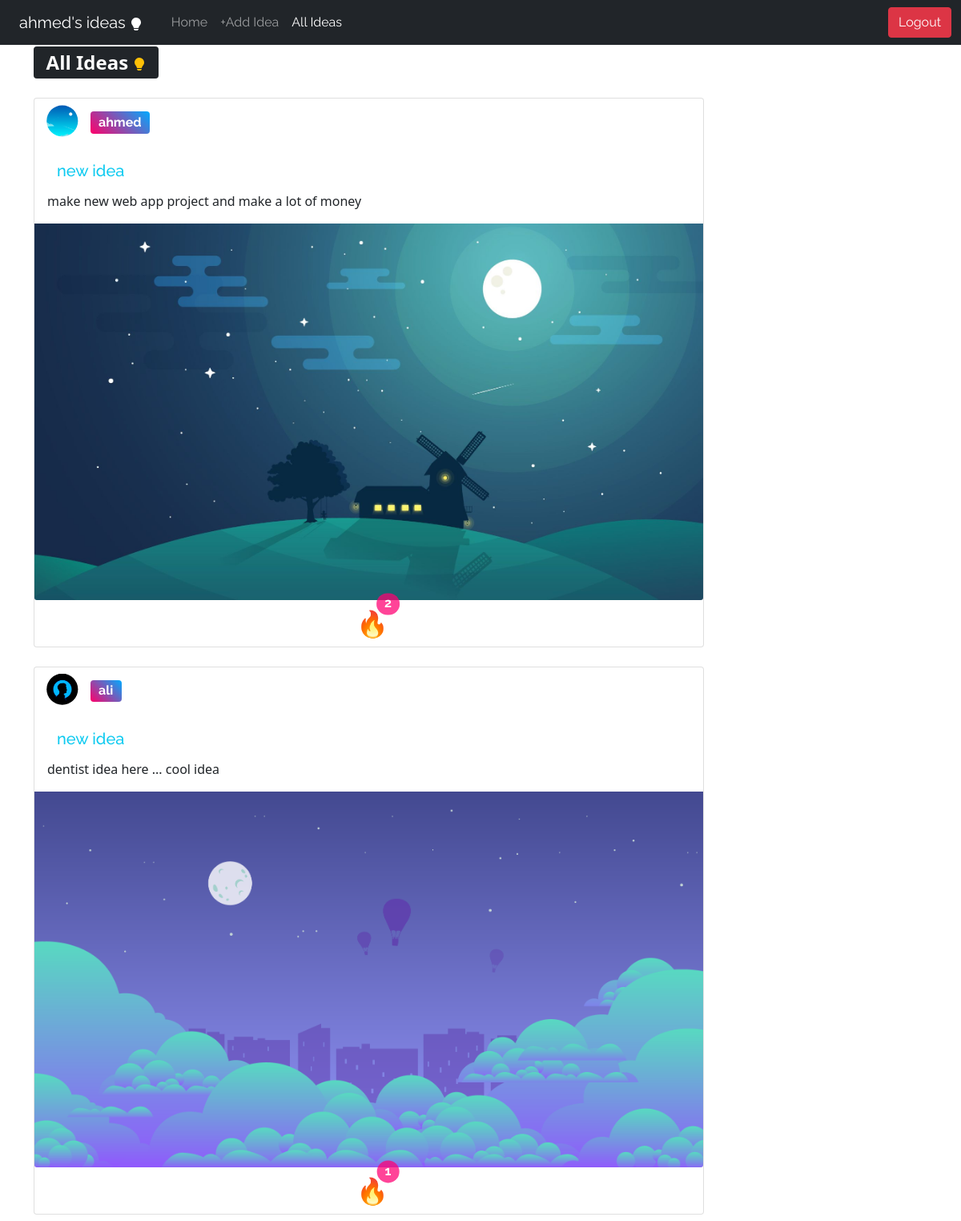
The app's page /all_ideas (signed in), older data.
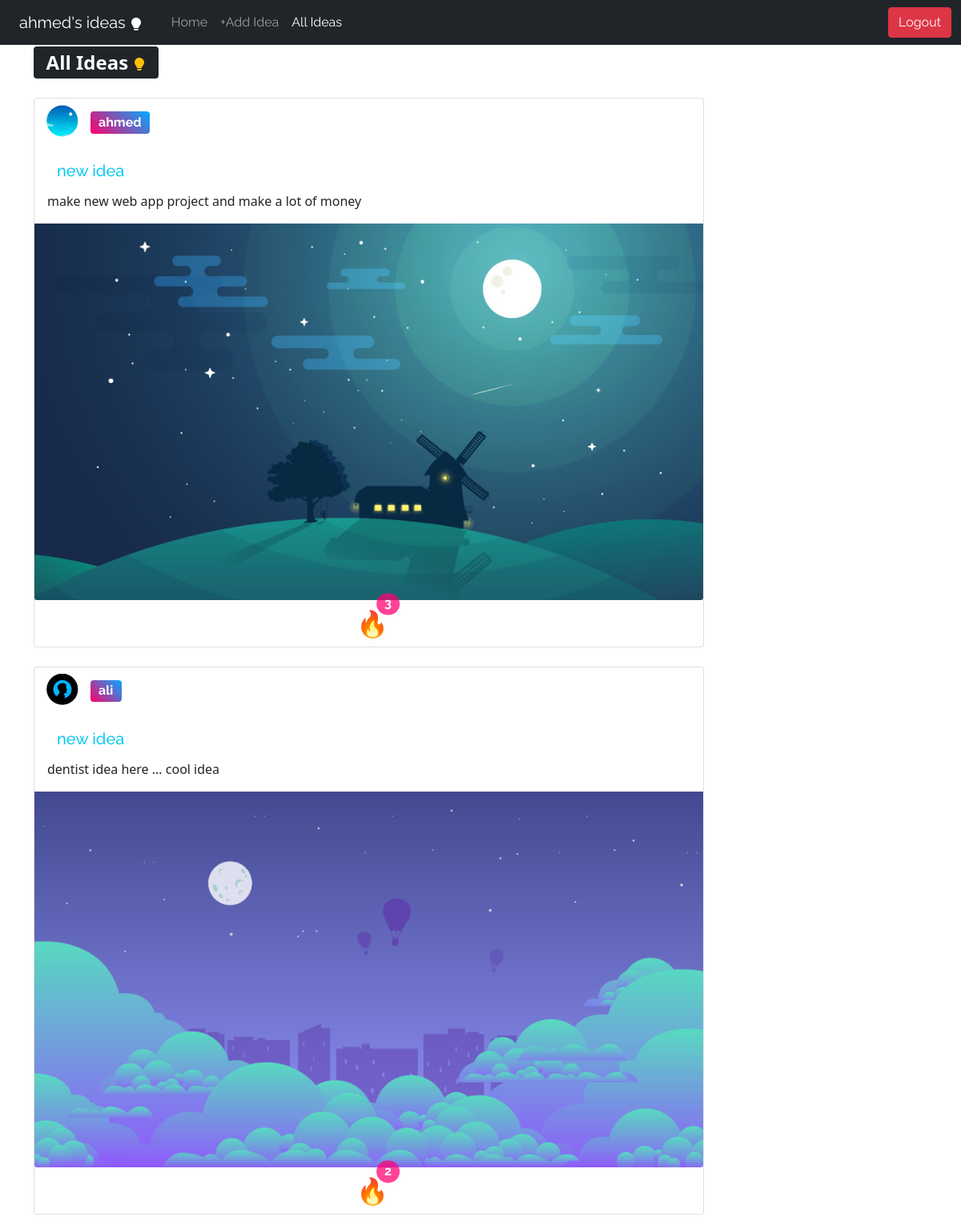
The same page, newer data.
### tables this page shows
CREATE TABLE users(
        username varchar(30) not null,
        email varchar(30) not null,
        pwd varchar(60) not null,
        title varchar(30) not null,
        bio text not null,
        img varchar(60)
    );

CREATE TABLE posts(
        user_id integer not null,
        title varchar(30) not null,
        content text not null,
        image varchar(60) not null
    , likes_number INT NOT NULL DEFAULT 0);

### run.py (the view)
@app.route("/all_ideas")
def all_ideas():
    if session.get("user"):
        id_ = session.get("user")[0]
        posts =posts_db.get_all()
        return render_template("all_ideas.html", username=session.get("user")[1].capitalize(), posts=posts, title=session.get("user")[2].capitalize(), bio=session.get("user")[3], img=session.get("user")[4])
    return render_template("login.html")

### posts_db.py (called while the page is built)
def get_all():
    conn = sqlite3.connect("data.db")
    cur = conn.cursor()
    cur.execute("select users.rowid,users.username,users.img,posts.rowid,posts.title,posts.content,posts.image,posts.likes_number from users join posts on users.rowid = posts.user_id order by likes_number desc")
    conn.commit()
    data = cur.fetchall()
    conn.close()
    return data

### templates/all_ideas.html (shortened to what this page needs)
{%extends 'base.html'%}
{%block content%}
<div class="container">
    {%if posts%}
    <h2><span class="badge bg-dark">All Ideas
        </span></h2>
    <div class="my-2 ">
        {%for post in posts%}
        <div class="card  w-75 mt-4">
            <a href="" >
            <div class="container-fluid ">
                <div class="row pb-1">
                    <div class="col-1 m-0 p-0 ">
                        <img style="clip-path: circle();" src="{{url_for('static',filename=post[2])}}"
                            class="img-fluid rounded-start mt-2" alt="...">
                    </div>
                    <div class="col m-0 p-0 ">
                        <h5 style="background: linear-gradient(45deg, rgb(255, 0, 106), rgb(0, 170, 255));" class="font-1 fs-6 card-title badge mt-3 ">{{post[1]}}</h5>
                    </div>
                </div>
            </div>
            </a>
            <div class="card-body">
                <a class="btn btn-outline-info border-0" href="{{url_for('idea',post_id=post[3])}}">
                    <h5 class="card-title font-1">{{post[4]}}</h5>
                </a>
                <p class="card-text">{{post[5]}}</p>
            </div>
            <img src="{{url_for('static',filename=post[6])}}" class="card-img-bottom" alt="...">
            <div class="container text-center m-1">
                    <button  id="{{post[3]}}"  class="btn p-0 fs-2 position-relative like-btn">
                        🔥
                        <span id="likes-number-{{post[3]}}" style="background-color: rgba(255, 0, 115, 0.734);"
                            class="position-absolute font-1 top-0 start-75 translate-middle badge rounded-pill fs-6">
                            {{post[7]}}
                        </span>
                    </button>
            </div>
        </div>
        {%endfor%}
    </div>
    {%else%}
    <h2 class="font-1">there is no Ideas yet!</h2>
    {%endif%}
</div>
{%endblock%}

### templates/base.html (shortened to what this page needs)
<!DOCTYPE html>
<html lang="en">
<head>
    <link href="https://cdn.jsdelivr.net/npm/bootstrap@5.1.1/dist/css/bootstrap.min.css" rel="stylesheet"
>
    <link rel="stylesheet" href="{{url_for('static',filename='css/style.css')}}">
</head>
<body>
<nav class="navbar navbar-expand-lg navbar-dark bg-dark">
    <div class="container-fluid">
        {%if session['user']%}
        <a id="the_brand" class="font-1 navbar-brand btn btn-outline-warning border-0" href="{{url_for('ideas')}}">{{session['user'][1]}}'s ideas
        </a>
        {%endif%}
        <div class="collapse navbar-collapse" id="navbarSupportedContent">
            <ul class="navbar-nav me-auto mb-2 mb-lg-0">
                <li class="nav-item">
                    {%if session['user']%}
                    <li class="nav-item">
                    <a class="nav-link  font-1" aria-current="page"  href="{{url_for('profile')}}" id="home2">Home</a>
                    </li>
                    <li class="nav-item">
                    <a class="nav-link  font-1" id="add_idea" aria-current="page" href="{{url_for('post')}}">+Add Idea</a>
                    </li>
                    <li class="nav-item">
                        <a class="nav-link  font-1" id="all_ideas" aria-current="page" href="{{url_for('all_ideas')}}">All Ideas</a>
                    </li>
                    {%else%}
                    <li class="nav-item">
                        <a class="nav-link  font-1" aria-current="page" href="{{url_for('home')}}">
                        Home
                    </a>
                    </li>
                    {%endif%}
                </li>
            </ul>
            <form class="d-flex">
                {%if session['user']%}
                <a class="btn btn-danger font-1" aria-current="page" href="{{url_for('logout')}}">Logout</a>
                {%else%}
                <a class="btn btn-info mx-2 font-1" aria-current="page" href="{{url_for('login')}}">Login</a>
                <a class="btn btn-outline-info mx-2 font-1" aria-current="page" href="{{url_for('signup')}}">Sign up</a>
                {%endif%}
            </form>
        </div>
    </div>
</nav>
    {%block content%}{%endblock%}
</body>
</html>

### static/css/style.css (style rules this page uses)
.font-1 { font-family: 'Raleway', sans-serif; }

Row changes from the older to the newer data that the page shows:
changed posts "make new web app project and make a lot of money": likes_number "2" → "3"
changed posts "dentist idea here ... cool idea": likes_number "1" → "2"
